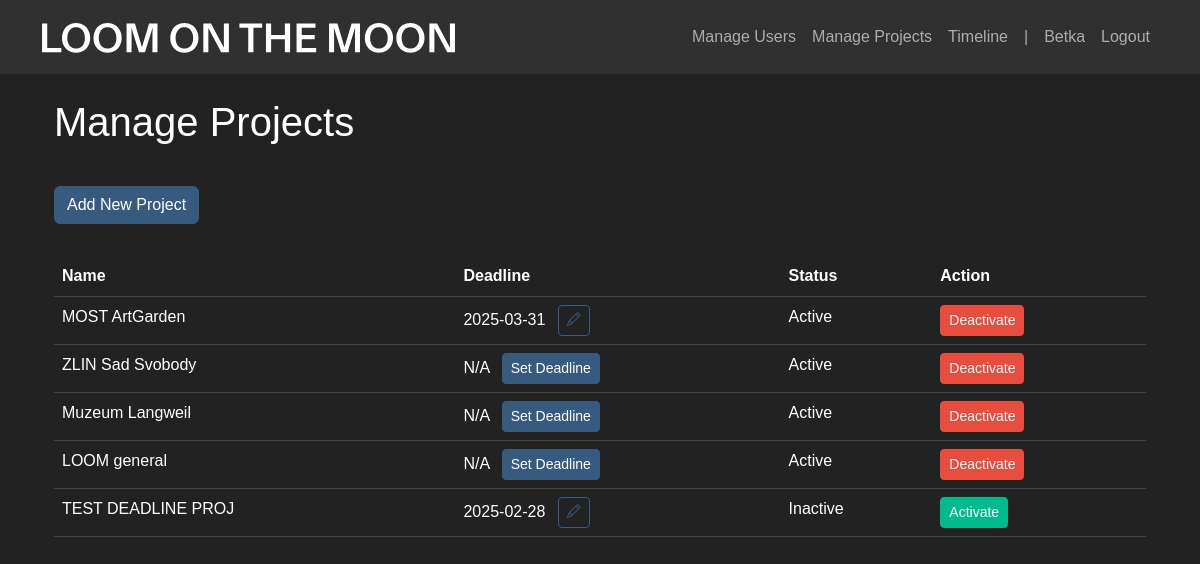
Page /manage_projects (signed in) on the committed database.
### app/models.py (models this page shows)
class User(UserMixin, db.Model):
    id = db.Column(db.Integer, primary_key=True)
    username = db.Column(db.String(80), unique=True, nullable=False)
    password = db.Column(db.String(120), nullable=False)
    is_admin = db.Column(db.Boolean, default=False)
    is_active = db.Column(db.Boolean, default=True)  # New field
    time_entries = db.relationship('TimeEntry', backref='user', lazy=True)

class Project(db.Model):
    id = db.Column(db.Integer, primary_key=True)
    name = db.Column(db.String(100), unique=True, nullable=False)
    deadline = db.Column(db.Date, nullable=True)
    is_active = db.Column(db.Boolean, default=True)  # New field
    time_entries = db.relationship('TimeEntry', backref='project', lazy=True)

### app/main.py (the view)
@main.route('/manage_projects')
@login_required
def manage_projects():
    if not current_user.is_admin:
        return redirect(url_for('main.index'))
    projects = Project.query.all()
    return render_template('manage_projects.html', projects=projects)

### app/__init__.py (called while the page is built)
def create_app():
    app = Flask(__name__)
    app.config['SECRET_KEY'] = 'your-secret-key-here'  # Change this in production
    app.config['SQLALCHEMY_DATABASE_URI'] = 'sqlite:///timetracker.db'
    db.init_app(app)
    login_manager.init_app(app)
    login_manager.login_view = 'auth.login'
    migrate.init_app(app, db)
    from .models import User
    @login_manager.user_loader
    def load_user(user_id):
        return User.query.get(int(user_id))
    from .auth import auth as auth_blueprint
    from .main import main as main_blueprint
    app.register_blueprint(auth_blueprint)
    app.register_blueprint(main_blueprint)
    with app.app_context():
        db.create_all()
    return app

### app/templates/manage_projects.html (shortened to what this page needs)
{% extends "base.html" %}
{% block content %}
<div class="container mt-4">
    <h2>Manage Projects</h2>
    {% if current_user.is_admin %}
    <a href="/add_project" class="btn btn-primary add-btn">Add New Project</a>
    {% endif %}
    <table class="table">
        <thead>
            <tr>
                <th>Name</th>
                <th>Deadline</th>
                <th>Status</th>
                <th>Action</th>
            </tr>
        </thead>
        <tbody>
            {% for project in projects %}
            <tr>
                <td>{{ project.name }}</td>
                <td>
                    {% if project.deadline %}
                        {{ project.deadline.strftime('%Y-%m-%d') }}
                        <button
                            class="btn btn-sm btn-outline-primary ms-2"
                            onclick="showDeadlineModal({{ project.id }}, '{{ project.name }}', '{{ project.deadline.strftime('%Y-%m-%d') }}')"
                        >
                            <i class="bi bi-pencil"></i>
                        </button>
                    {% else %}
                        N/A
                        <button
                            class="btn btn-sm btn-primary ms-2"
                            onclick="showDeadlineModal({{ project.id }}, '{{ project.name }}', null)"
                        >
                            Set Deadline
                        </button>
                    {% endif %}
                </td>
                <td>{{ 'Active' if project.is_active else 'Inactive' }}</td>
                <td>
                    {% if project.is_active %}
                        <a href="{{ url_for('main.deactivate_project', project_id=project.id) }}" class="btn btn-danger btn-sm">Deactivate</a>
                    {% else %}
                        <a href="{{ url_for('main.activate_project', project_id=project.id) }}" class="btn btn-success btn-sm">Activate</a>
                    {% endif %}
                </td>
            </tr>
            {% endfor %}
        </tbody>
    </table>
</div>
{% endblock %}

### app/templates/base.html (shortened to what this page needs)
<!DOCTYPE html>
<html lang="en">
<head>
    <link rel="stylesheet" href="https://cdn.jsdelivr.net/npm/bootswatch@5.1.3/dist/darkly/bootstrap.min.css">
    <link rel="stylesheet" href="https://cdn.jsdelivr.net/npm/bootstrap-icons@1.7.2/font/bootstrap-icons.css">
</head>
<body>
    <nav class="navbar navbar-expand-lg navbar-dark bg-dark">
        <div class="container">
            <a class="navbar-brand" href="{{ url_for('main.index') }}">
                <img src="{{ url_for('static', filename='assets/loomonthemoon_logo.svg') }}" alt="Logo" height="30">
            </a>
            <div class="navbar-nav ms-auto">
                {% if current_user.is_authenticated %}
                {% if current_user.is_admin %}
                <li class="nav-item">
                    <a class="nav-link" href="{{ url_for('main.manage_users') }}">Manage Users</a>
                </li>
                <li class="nav-item">
                    <a class="nav-link" href="{{ url_for('main.manage_projects') }}">Manage Projects</a>
                </li>
                <li class="nav-item">
                    <a class="nav-link" href="{{ url_for('main.admin_timeline') }}">Timeline</a>
                </li>
                <li class="nav-item">
                    <a class="nav-link" href="#">|</a>
                </li>
                {% endif %}
                    <span class="nav-item nav-link">{{ current_user.username }}</span>
                    <a class="nav-item nav-link" href="{{ url_for('auth.logout') }}">Logout</a>
                {% endif %}
            </div>
        </div>
    </nav>
    <div class="container mt-4">
        {% block content %}{% endblock %}
    </div>
</body>
</html>

### rows in the picture
User: username "Betka"
Project: name "MOST ArtGarden", deadline "2025-03-31", is_active "Active"
Project: name "ZLIN Sad Svobody", is_active "Active"
Project: name "Muzeum Langweil", is_active "Active"
Project: name "LOOM general", is_active "Active"
Project: name "TEST DEADLINE PROJ", deadline "2025-02-28", is_active "Inactive"
